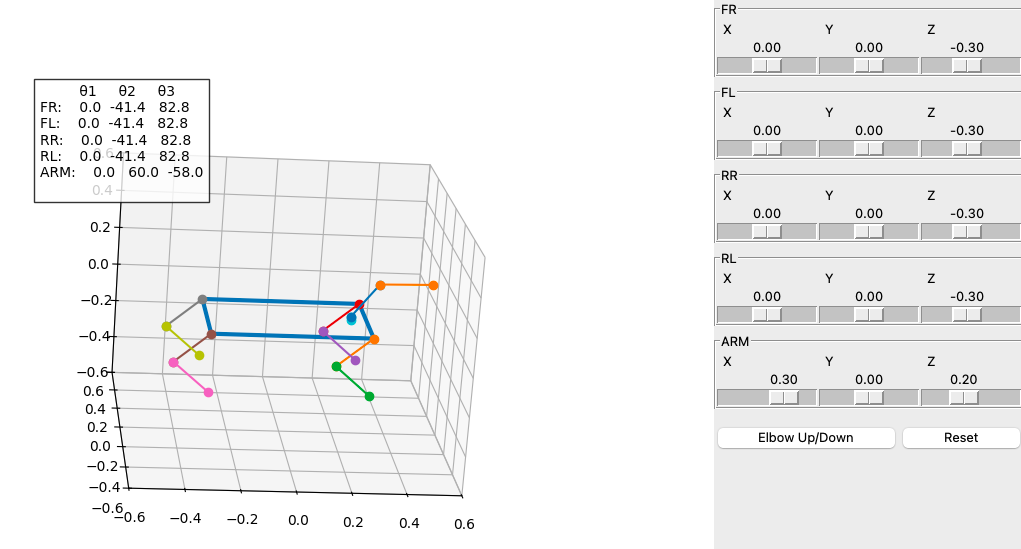

Generate this figure with Python:
import matplotlib
matplotlib.use('TkAgg')

import numpy as np
import matplotlib.pyplot as plt
import tkinter as tk
from matplotlib.backends.backend_tkagg import FigureCanvasTkAgg

# -----------------------------
# PARAMETERS
# -----------------------------
L1, L2 = 0.2, 0.2
Lm1, Lm2, Lm3 = 0.02, 0.2, 0.2

arm_target = [0.3, 0.0, 0.2]
elbow_sign = 1

leg_limits = {"x":(-0.3,0.3),"y":(-0.3,0.3),"z":(-0.5,-0.05)}
arm_limits = {"x":(-0.3,0.5),"y":(-0.3,0.3),"z":(0,0.5)}

legs = {
    "FR":[0.0,0.0,-0.3],
    "FL":[0.0, 0.0,-0.3],
    "RR":[0.0,0.0,-0.3],
    "RL":[0.0, 0.0,-0.3]
}

defaults_legs = {k:v[:] for k,v in legs.items()}
default_arm = arm_target[:]

base_pos = {
    "FR":np.array([0.3,-0.2,0]),
    "FL":np.array([0.3, 0.2,0]),
    "RR":np.array([-0.3,-0.2,0]),
    "RL":np.array([-0.3, 0.2,0])
}

arm_base = np.array([0.24,0,0])

body = np.array([
    [0.3,-0.2,0],[0.3,0.2,0],
    [-0.3,0.2,0],[-0.3,-0.2,0],[0.3,-0.2,0]
])

# -----------------------------
# IK
# -----------------------------
def ik_leg(x,y,z):
    t1 = np.arctan2(y,-z)
    R = max(np.sqrt(y**2+z**2),1e-6)

    D = x**2 + R**2
    c = np.clip((D-L1**2-L2**2)/(2*L1*L2),-1,1)
    t3 = np.arccos(c)

    t2 = np.arctan2(x,R) - np.arctan2(L2*np.sin(t3),L1+L2*np.cos(t3))
    return t1,t2,t3

def ik_arm(X,Y,Z):
    global elbow_sign
    t1 = np.arctan2(Y,X)

    r = np.sqrt(X**2+Y**2)
    z = Z-Lm1
    D = np.sqrt(r**2+z**2)

    c = np.clip((D**2-Lm2**2-Lm3**2)/(2*Lm2*Lm3),-1,1)
    t3 = elbow_sign*np.arccos(c)

    t2 = np.arctan2(z,r) - np.arctan2(Lm3*np.sin(t3),Lm2+Lm3*np.cos(t3))
    return t1,t2,t3

def fk_leg(t1,t2,t3):
    X = L1*np.sin(t2)+L2*np.sin(t2+t3)
    R = L1*np.cos(t2)+L2*np.cos(t2+t3)
    return np.array([X,R*np.sin(t1),-R*np.cos(t1)])

def fk_arm(t1,t2,t3):
    X=(Lm2*np.cos(t2)+Lm3*np.cos(t2+t3))*np.cos(t1)
    Y=(Lm2*np.cos(t2)+Lm3*np.cos(t2+t3))*np.sin(t1)
    Z=Lm2*np.sin(t2)+Lm3*np.sin(t2+t3)+Lm1
    return np.array([X,Y,Z])

# -----------------------------
# PLOT
# -----------------------------
fig = plt.figure(figsize=(8,6))
ax = fig.add_subplot(111,projection='3d')

def draw():
    ax.clear()
    ax.plot(body[:,0],body[:,1],body[:,2],linewidth=3)

    angles={}

    for leg,(x,y,z) in legs.items():
        base=base_pos[leg]
        t1,t2,t3=ik_leg(x,y,z)
        angles[leg]=np.degrees([t1,t2,t3])

        knee = base + [L1*np.sin(t2),
                       L1*np.cos(t2)*np.sin(t1),
                      -L1*np.cos(t2)*np.cos(t1)]
        foot = base + fk_leg(t1,t2,t3)

        ax.plot(*zip(base,knee),marker='o')
        ax.plot(*zip(knee,foot),marker='o')

    t1,t2,t3=ik_arm(*arm_target)
    angles["ARM"]=np.degrees([t1,t2,t3])

    j1=arm_base+[0,0,Lm1]
    j2=j1+[Lm2*np.cos(t2)*np.cos(t1),
           Lm2*np.cos(t2)*np.sin(t1),
           Lm2*np.sin(t2)]
    end=arm_base+fk_arm(t1,t2,t3)

    ax.plot(*zip(arm_base,j1),marker='o')
    ax.plot(*zip(j1,j2),marker='o')
    ax.plot(*zip(j2,end),marker='o')

    txt="         θ1     θ2     θ3\n"
    for k in ["FR","FL","RR","RL","ARM"]:
        a=angles[k]
        txt+=f"{k}: {a[0]:6.1f} {a[1]:6.1f} {a[2]:6.1f}\n"

    ax.text2D(0.02,0.98,txt,transform=ax.transAxes,
              bbox=dict(facecolor='white',alpha=0.8),
              va='top')

    ax.set(xlim=[-0.6,0.6],ylim=[-0.6,0.6],zlim=[-0.6,0.6])

# -----------------------------
# UI
# -----------------------------
root=tk.Tk()
root.title("Compact Quadruped IK + Arm")
root.geometry("1200x650")

canvas=FigureCanvasTkAgg(fig,master=root)
canvas.get_tk_widget().pack(side=tk.LEFT,fill=tk.BOTH,expand=True)

panel=tk.Frame(root)
panel.pack(side=tk.RIGHT,fill=tk.Y)

# ---- LEG SLIDERS  ----
def update_leg(l,i,v):
    legs[l][i]=float(v)
    draw(); canvas.draw_idle()

for leg in legs:
    f=tk.LabelFrame(panel,text=leg)
    f.pack(fill="x",pady=3)

    for i,n in enumerate(["X","Y","Z"]):
        s=tk.Scale(f,from_=leg_limits[n.lower()][0],
                   to=leg_limits[n.lower()][1],
                   resolution=0.01,orient=tk.HORIZONTAL,
                   label=n,
                   command=lambda v,l=leg,j=i:update_leg(l,j,v))
        s.set(legs[leg][i])
        s.pack(side="left",expand=True,fill="x")

# ---- ARM SLIDERS ----
def update_arm(i,v):
    arm_target[i]=float(v)
    draw(); canvas.draw_idle()

f=tk.LabelFrame(panel,text="ARM")
f.pack(fill="x",pady=3)

for i,n in enumerate(["X","Y","Z"]):
    s=tk.Scale(f,from_=arm_limits[n.lower()][0],
               to=arm_limits[n.lower()][1],
               resolution=0.01,orient=tk.HORIZONTAL,
               label=n,
               command=lambda v,j=i:update_arm(j,v))
    s.set(arm_target[i])
    s.pack(side="left",expand=True,fill="x")

# ---- BUTTONS ----
btn_frame = tk.Frame(panel)
btn_frame.pack(fill="x", pady=10)

def toggle_elbow():
    global elbow_sign
    elbow_sign *= -1
    draw(); canvas.draw_idle()

def reset():
    global arm_target
    for k in legs:
        legs[k]=defaults_legs[k][:]
    arm_target = default_arm[:]
    draw(); canvas.draw()

tk.Button(btn_frame,text="Elbow Up/Down",command=toggle_elbow)\
    .pack(side="left",expand=True,fill="x")

tk.Button(btn_frame,text="Reset",command=reset)\
    .pack(side="left",expand=True,fill="x")

# -----------------------------
draw()
canvas.draw()
root.mainloop()
